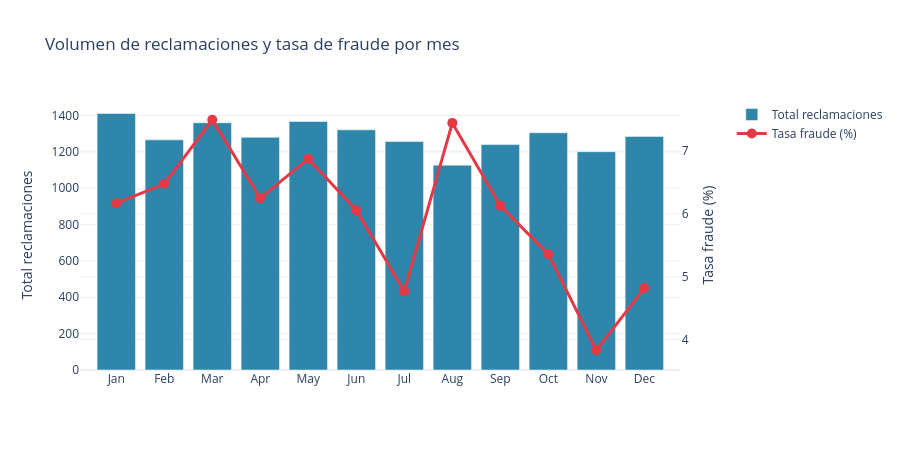

This figure's notebook cell:
### Markdown cell above
**Justificación:** Las pólizas tipo **"All Perils"** y **"Collision"** donde el responsable es el **propio asegurado (Policy Holder)** muestran la **tasa de fraude más alta** (10–16%). En cambio, las pólizas **"Liability"** son prácticamente libres de fraude. Esto tiene sentido: las pólizas que cubren al propio asegurado tienen mayor incentivo a la simulación. **`BasePolicy` y `Fault` son variables altamente predictivas.**

### Code cell
# 7.4 Tasa de fraude por mes del accidente 
month_order = ['Jan','Feb','Mar','Apr','May','Jun','Jul','Aug','Sep','Oct','Nov','Dec']
monthly = df_clean.groupby('Month')['FraudFound_P'].agg(['count','mean']).reset_index()
monthly['Month'] = pd.Categorical(monthly['Month'], categories=month_order, ordered=True)
monthly = monthly.sort_values('Month')
monthly['fraud_rate_%'] = (monthly['mean']*100).round(2)

fig = make_subplots(specs=[[{'secondary_y': True}]])
fig.add_trace(go.Bar(x=monthly['Month'], y=monthly['count'],
                     name='Total reclamaciones', marker_color='#2E86AB'), secondary_y=False)
fig.add_trace(go.Scatter(x=monthly['Month'], y=monthly['fraud_rate_%'],
                         name='Tasa fraude (%)', mode='lines+markers',
                         marker=dict(size=10, color='#E63946'), line=dict(width=3)), secondary_y=True)
fig.update_layout(title='Volumen de reclamaciones y tasa de fraude por mes', height=450)
fig.update_yaxes(title='Total reclamaciones', secondary_y=False)
fig.update_yaxes(title='Tasa fraude (%)', secondary_y=True)
fig.show()

### Figure 1 — Plotly figure (JSON) as saved in the notebook; plotly's stock layout.template omitted (floating-point values rounded to 4 significant figures)
{"data": [{"marker": {"color": "#2E86AB"}, "name": "Total reclamaciones", "type": "bar", "x": ["Jan", "Feb", "Mar", "Apr", "May", "Jun", "Jul", "Aug", "Sep", "Oct", "Nov", "Dec"], "xaxis": "x", "y": [1411, 1266, 1360, 1280, 1367, 1321, 1257, 1127, 1240, 1305, 1201, 1285], "yaxis": "y"}, {"line": {"width": 3}, "marker": {"color": "#E63946", "size": 10}, "mode": "lines+markers", "name": "Tasa fraude (%)", "type": "scatter", "x": ["Jan", "Feb", "Mar", "Apr", "May", "Jun", "Jul", "Aug", "Sep", "Oct", "Nov", "Dec"], "xaxis": "x", "y": [6.17, 6.48, 7.5, 6.25, 6.88, 6.06, 4.77, 7.45, 6.13, 5.36, 3.83, 4.82], "yaxis": "y2"}], "layout": {"height": 450, "title": {"text": "Volumen de reclamaciones y tasa de fraude por mes"}, "xaxis": {"anchor": "y", "domain": [0, 0.94]}, "yaxis": {"anchor": "x", "domain": [0, 1], "title": {"text": "Total reclamaciones"}}, "yaxis2": {"anchor": "x", "overlaying": "y", "side": "right", "title": {"text": "Tasa fraude (%)"}}}}
